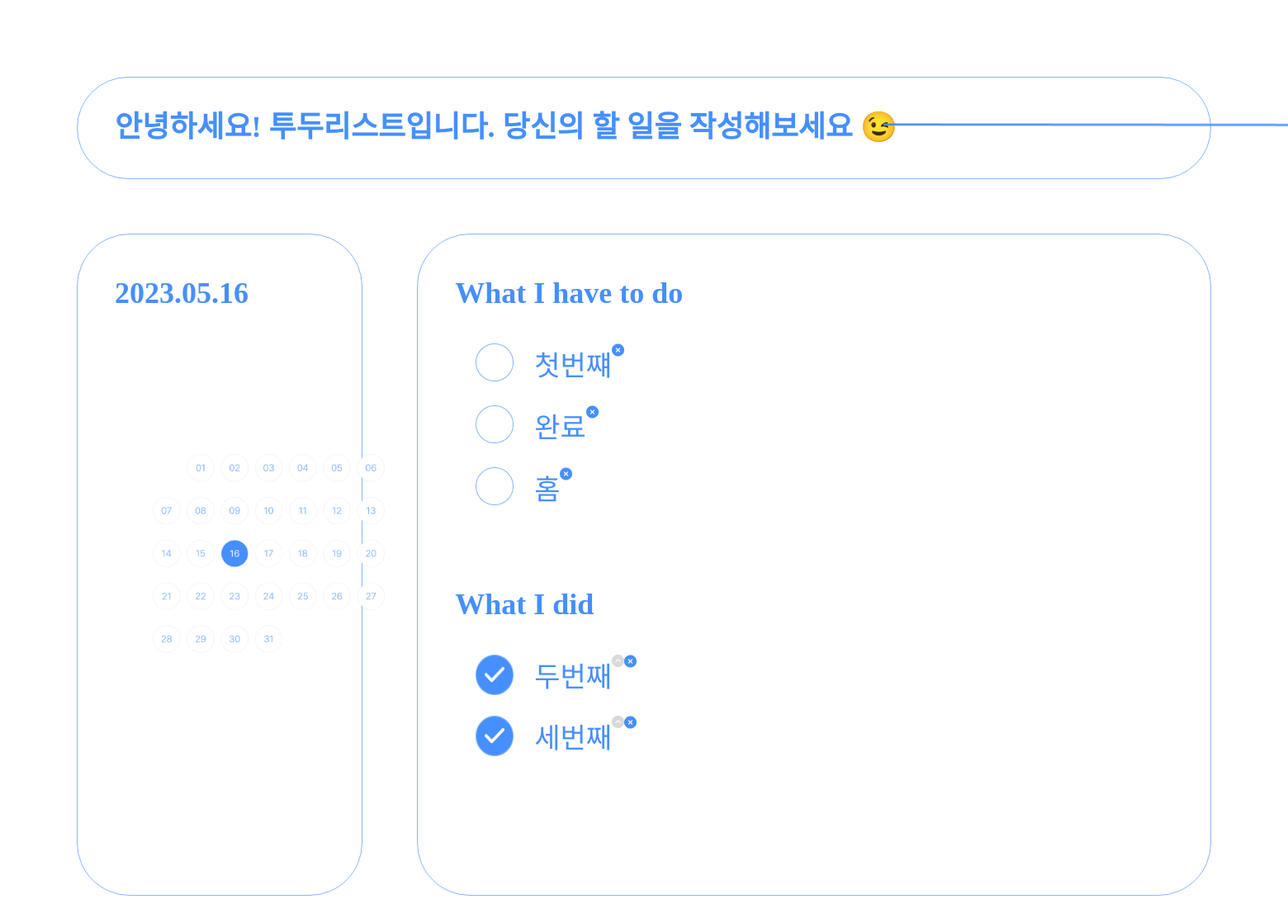
The app's page /todolists/, older data.
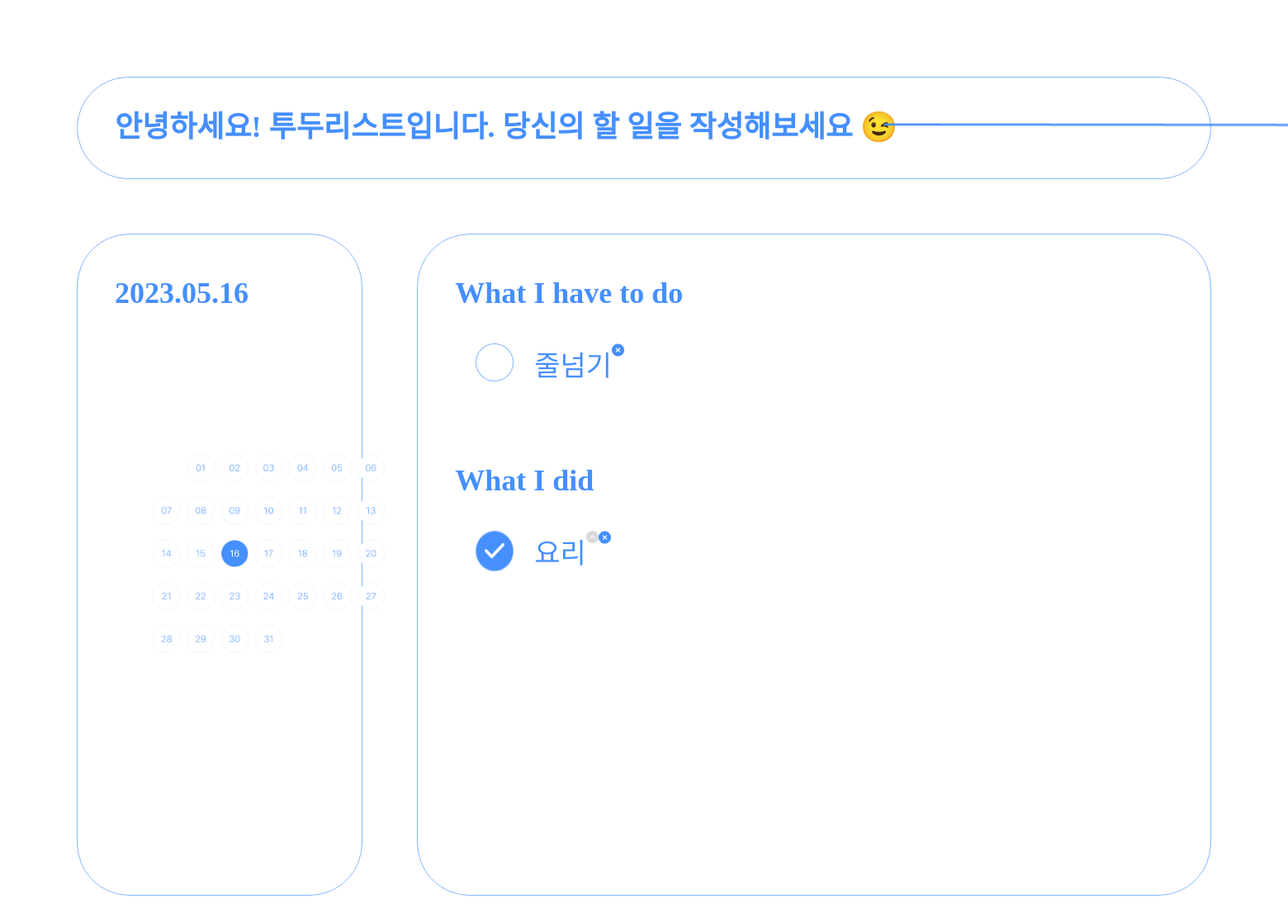
The same page, newer data.
### todo/models.py (models this page shows, shortened)
class Todo(models.Model):
    id=models.AutoField(primary_key=True)
    content=models.CharField(max_length=200)
    is_done=models.BooleanField()

### todo/views.py (the view)
# urls.py: 2. Add a URL to urlpatterns:  path('', views.home, name='home')
def home(request): # 메인화면
    todos=Todo.objects.filter(is_done=False)
    dones=Todo.objects.filter(is_done=True)
    return render (request,'index.html',{'todos':todos,'dones':dones})

### todo/templates/index.html (shortened to what this page needs)
<!DOCTYPE html>
<html lang="en">
  <head>
    {% load static %}
    <link rel="stylesheet" type="text/css" href="{% static 'css/style.css' %}">
  </head>
  <body>
    <div class="container">
      <div class="header" id="box">
        <h2>안녕하세요! 투두리스트입니다. 당신의 할 일을 작성해보세요 😉</h2>
        <img class="arrow" src="{% static 'img/arrow.png' %}" />
      </div>
      <div class="main">
        <div class="calendar" id="box">
          <h2 class="title">2023.05.16</h2>
          <img class="calendar-img" src="{% static 'img/calendar.png' %}" />
        </div>
        <div class="list" id="box" id="todo-box">
          <div class="todo">
            <h2 class="title">What I have to do</h2>
            <ul>
              {% for todo in todos %}
                  <li>
                      <a href= "{% url 'update' todo.id %}" >
                        <img src="{% static 'img/empty-check.png' %}">
                      </a>
                      <span>{{todo.content}}</span>
                      <a href= "{% url 'delete' todo.id %}" >
                        <img src="{% static 'img/close.png' %}">
                      </a>
                  </li>
              {% endfor %}
            </ul>
          </div>
          <div class="done" >
            <h2 class="title">What I did</h2>
            <ul>
              {% for done in dones %}
              <li>
                  <img src="{% static 'img/full-check.png' %}">
                  <span>{{done.content}}</span>
                  <a href= "{% url 'update' done.id %}" >
                    <img src="{% static 'img/up.png' %}">
                  </a>
                  <a href= "{% url 'delete' done.id %}" >
                    <img src="{% static 'img/close.png' %}">
                  </a>
              </li>
              {% endfor %}
            </ul>
          </div>
        </div>
      </div>
    </div>
  </body>
</html>

### static/css/style.css (style rules this page uses)
* { color: #458fff; font-family: "Pretendard"; font-style: normal; }
.container { padding: 85px; }
.header { margin-bottom: 66px; display: flex; }
.arrow { height: 20px; position: absolute; top: 142px; left: 1070px; }
.calendar { margin-right: 66px; height: 800px; }
.calendar-img { position: absolute; width: 18%; left: 185px; top: 550px; }
#box { border: 1px solid #85b6ff; border-radius: 64px; }
.main { display: grid; grid-template-columns: 30% 70%; }
.todo { padding-bottom: 10px; }
h2 { padding-left: 45px; padding-bottom: 10px; font-size: 36px; }
span { font-size: 34px; display: flex; align-items: center; padding-left: 25px; }
.title { padding-top: 20px; }
::placeholder { color: #85b6ff; text-align: right; padding-right: 20px; }
li { padding-left: 30px; padding-bottom: 20px; list-style-type: none; margin-bottom: 5px; display: flex; }

Row changes from the older to the newer data that the page shows:
removed Todo: content "첫번쨰", shown under "What I have to do"
removed Todo: content "완료", shown under "What I have to do"
removed Todo: content "홈", shown under "What I have to do"
removed Todo: content "두번째", shown under "What I did"
removed Todo: content "세번째", shown under "What I did"
added Todo: content "줄넘기", shown under "What I have to do"
added Todo: content "요리", shown under "What I did"
